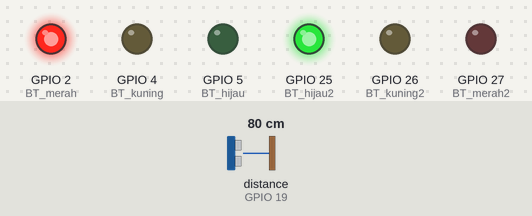
A sketch run on a simulated ESP32. On the bench: output pins drawn as LEDs (lit = HIGH). The inputs (shaded band) are chosen by the test bench; at power-on: distance to the obstacle (sensor on GPIO 19) 80 cm. The echo pulse lasts 58.3 µs per cm; pins used as bus, display or sensor lines are not drawn; what the sketch prints to the serial monitor is not drawn.

Above: at 28.4 s.
28.5 s: distance to the obstacle (sensor on GPIO 19) set to 9 cm
At 31.4 s:
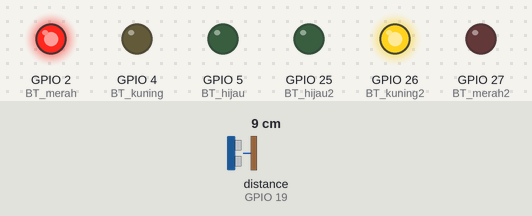
39.0 s: distance to the obstacle (sensor on GPIO 19) set to 2 cm
At 39.4 s:
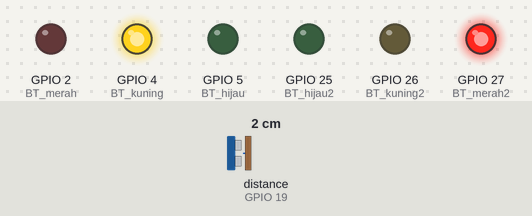
At 46.4 s:
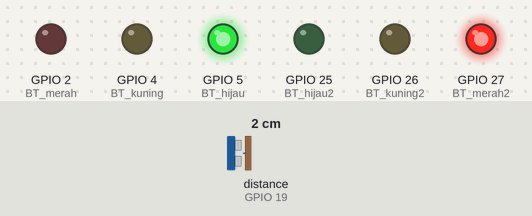
Timing chart, 0 to 55.5 s (numbered marks = the images above; inputs shaded):
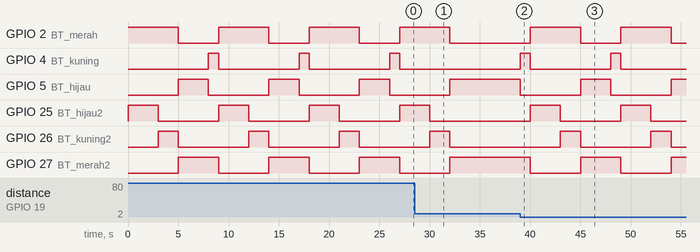

Measured:
- after the input at 28.5 s, GPIO 2 (BT_merah): goes on until 32.0 s, then stays LOW; GPIO 4 (BT_kuning): stays LOW (without the input it goes to HIGH after 6.5 s); GPIO 5 (BT_hijau), GPIO 27 (BT_merah2): goes on until 32.0 s, then stays HIGH; GPIO 25 (BT_hijau2): goes on until 30.0 s, then stays LOW
- after the input at 39.0 s, GPIO 4 (BT_kuning): LOW → HIGH after 9.0 s, → LOW 1.0 s later
- by itself, GPIO 2 (BT_merah): alternates HIGH for 5.0 s and LOW for 4.0 s
- by itself, GPIO 4 (BT_kuning): alternates HIGH for 1.0 s and LOW for 8.0 s
- by itself, GPIO 5 (BT_hijau), GPIO 25 (BT_hijau2): alternates HIGH for 3.0 s and LOW for 6.0 s
- by itself, GPIO 26 (BT_kuning2): alternates HIGH for 2.0 s and LOW for 7.0 s
- by itself, GPIO 27 (BT_merah2): alternates HIGH for 4.0 s and LOW for 5.0 s

The sketch:

sensor_jarak.ino
```cpp
/*
  Blink
  Turns an LED on for one second, then off for one second, repeatedly.
  http://www.arduino.cc/en/Tutorial/Blink
*/

#define BT_merah 2
#define BT_kuning 4
#define BT_hijau 5

#define BT_merah2 27
#define BT_kuning2 26
#define BT_hijau2 25

#define delayHijau 3000
#define delayHijau2 7000

int tg1 = 18, ech1 = 19;
int jarak;

 int cek_sensor(int  out, int in){
    long duration, distance;
    digitalWrite(out, LOW);
    delayMicroseconds(2);
    digitalWrite(out,HIGH);
    delayMicroseconds(10);
    digitalWrite(out, LOW);

    duration = pulseIn(in, HIGH);
    distance = (duration/2)/29;

    Serial.print("/n Jarak : ");
    Serial.print(distance);
    return distance;
  }

// the setup function runs once when you press reset or power the board
void setup() {
  // initialize digital pin LED_BUILTIN as an output.
  pinMode(BT_merah, OUTPUT);
  pinMode(BT_kuning, OUTPUT);
  pinMode(BT_hijau, OUTPUT);

  pinMode(BT_merah2, OUTPUT);
  pinMode(BT_kuning2, OUTPUT);
  pinMode(BT_hijau2, OUTPUT);

  Serial.begin(115200);
  pinMode(tg1, OUTPUT);
  pinMode(ech1, INPUT);
}

// the loop function runs over and over again forever
void loop() {

  digitalWrite(BT_merah, HIGH);
  digitalWrite(BT_hijau2, HIGH);

  delay(delayHijau);
  digitalWrite(BT_hijau2, LOW);
  digitalWrite(BT_kuning2, HIGH);
  delay(1000);
  digitalWrite(BT_hijau2, LOW);
   digitalWrite(BT_kuning2, HIGH);
  delay(1000);
  digitalWrite(BT_merah, LOW);

  digitalWrite(BT_kuning2, LOW);
  digitalWrite(BT_hijau, HIGH);

  digitalWrite(BT_merah2, HIGH);
   jarak = cek_sensor(tg1, ech1);
   if(jarak<20 && jarak > 5){
      delay(delayHijau2);
    } else{
      delay(delayHijau);
    }

  digitalWrite(BT_hijau, LOW);
  digitalWrite(BT_kuning, HIGH);
  delay(1000);
  digitalWrite(BT_kuning, LOW);
  digitalWrite(BT_merah2, LOW);


}
```
